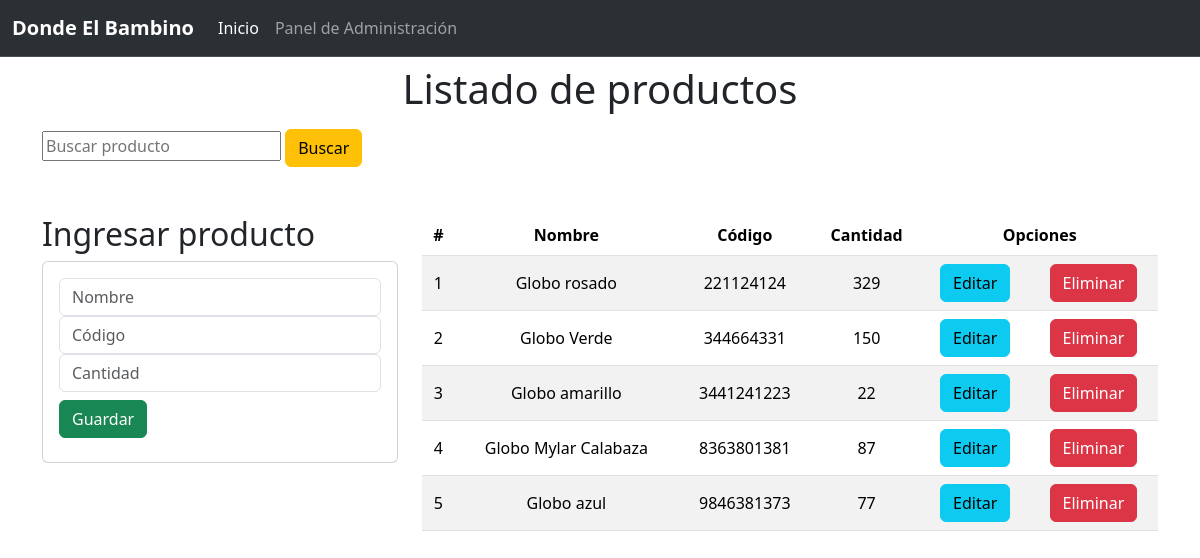
The page / on the database its author committed.
### Aplicaciones/inventario/models.py (models this page shows, shortened)
class Producto(models.Model):
    nombre = models.CharField(max_length=100)
    codigo = models.IntegerField(primary_key=True)
    cantidad = models.IntegerField()

### Aplicaciones/inventario/views.py (the view)
# urls.py: path("", views.home),
def home(request):
    productos = Producto.objects.all()
    return render(request,"gestionProductos.html", {"productos":productos})

### Aplicaciones/inventario/templates/gestionProductos.html (shortened to what this page needs)
{% extends "./base.html"%}
{% block body%}
    <h1 class="text-center py-2">Listado de productos</h1>
    <form method="post" action="{% url 'buscar_producto' %}">
        <input type="text" name="search_box" placeholder="Buscar producto">
        <button class="btn btn-warning" type="submit">Buscar</button>
    </form>
    <div class="row py-5">
        <div class="col-sm-12 col-md-6 col-lg-4 col-xl-4">
            <h2>Ingresar producto</h2>
            <div class="card">
                <div class="card-body">
                    <form action="/registrarProducto/" method="POST"> {% csrf_token%}
                        <div class="form-group">
                            <input type="text" id="txtNombre" name="txtNombre" class="form-control" placeholder="Nombre" minlength="1" required>
                        </div>
                        <div class="form-group">
                            <input type="number" id="txtCodigo" name="txtCodigo" class="form-control" placeholder="Código" minlength="1" required>
                        </div>
                        <div class="form-group">
                            <input type="number" id="txtCantidad" name="txtCantidad" class="form-control" placeholder="Cantidad" minlength="1" required>
                        </div>
                        <div class="form-group py-2">
                            <button class="btn btn-success btn-block" type="submit">Guardar</button>
                        </div>
                    </form>
                </div>
            </div>
        </div>
        <div class="col-sm-12 col-md-6 col-lg-8 col-xl-8">
            <div class="table-responsive">
                <table class="table table-striped">
                    <thead>
                        <tr>
                            <th>#</th>
                            <th>Nombre</th>
                            <th>Código</th>
                            <th>Cantidad</th>
                            <th colspan="2">Opciones</th>
                        </tr>
                    </thead>
                    <tbody>
                        {%for p in productos%}
                        <tr>
                            <td>{{forloop.counter}}</td>
                            <td>{{p.nombre}}</td>
                            <td>{{p.codigo}}</td>
                            <td>{{p.cantidad}}</td>
                            <td><a href="edicionProducto/{{p.codigo}}" class="btn btn-info">Editar</a></td>
                            <td><a href="eliminarProducto/{{p.codigo}}" class="btn btn-danger btnEliminacion">Eliminar</a></td>
                        </tr>
                        {%endfor%}
                    </tbody>
                </table>
            </div>
        </div>
    </div>
{% endblock %}

### Aplicaciones/inventario/templates/base.html (shortened to what this page needs)
<!DOCTYPE html>
<html lang="es">
<head>
    {% load static %}
    <link href="https://cdn.jsdelivr.net/npm/bootstrap@5.3.2/dist/css/bootstrap.min.css" rel="stylesheet">
    <link rel="stylesheet" href="{% static 'css/gestionProductos.css' %}">
</head>
<nav class="navbar navbar-expand-lg bg-body-tertiary bg-primary border-bottom border-body" data-bs-theme="dark">
    <div class="container-fluid">
      <a class="navbar-brand" href="/"><strong>Donde El Bambino</strong></a>
      <div class="collapse navbar-collapse" id="navbarNavDropdown">
        <ul class="navbar-nav">
          <li class="nav-item">
            <a class="nav-link active" aria-current="page" href="/">Inicio</a>
          </li>
          <li class="nav-item">
            <a class="nav-link " href="/admin">Panel de Administración</a>
          </li>
  </nav>
<body>
    <div class="container">
        {%block body%}
        {%endblock%}
    </div>
</body>
</html>

### Aplicaciones/inventario/static/css/gestionProductos.css (style rules this page uses)
th, td { text-align: center; vertical-align: middle; }

### rows shown on the page
Producto: nombre "Globo rosado", codigo "221124124", cantidad "329"
Producto: nombre "Globo Verde", codigo "344664331", cantidad "150"
Producto: nombre "Globo amarillo", codigo "3441241223", cantidad "22"
Producto: nombre "Globo Mylar Calabaza", codigo "8363801381", cantidad "87"
Producto: nombre "Globo azul", codigo "9846381373", cantidad "77"
